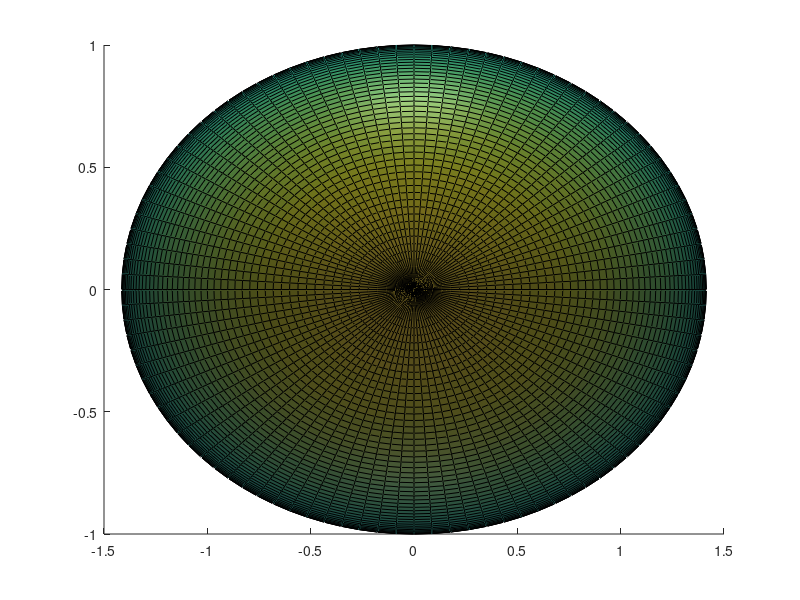

Reproduce this figure in MATLAB. (Note: this script raises an error after producing the figure.)
% Visualization of the Kinetic Energy Ellipsoid. 

%Copyright (c) 2009 Dmitry Savransky (ds264@cornell.edu)

% set up figure
if ishandle(256), close(256); end
figure(256)

%define principal moments of inertia and KE
I = [1 2 3];
T = 1;

%make the ellipsoid
[xe,ye,ze]=ellipsoid(0,0,0,sqrt(2*T/I(1)),sqrt(2*T/I(2)),...
    sqrt(2*T/I(3)),100);
s1 = surface(xe,ye,ze,'FaceAlpha',0.8,'SpecularExponent',10,...
    'SpecularStrength',0.3);
hold on
%set up lighting
l(1) = light('Position',[0 1.5 0]);
%l(2) = light('Position',[1.5 0.5 -0.5]);
lighting phong
shading interp
cs = colormap('gray');
%cs = cs(30:50,:); unnecessary in newer MATLAB (after 2020a)
colormap(cs)
view(3)
axis equal
view(-200,28)
pc = [0.3,0.3,0.3];
plot3([0 2],[0 0],[0,0],'Linewidth',2,'Color',pc)
plot3([0 0],[0 2],[0,0],'Linewidth',2,'Color',pc)
plot3([0 0],[0 0],[0,1.5],'Linewidth',2,'Color',pc)
set(gca,'Visible','off')
text(1.9,0,0,'I_1','FontName','Times','FontSize',14)
text(0.05,2.18,0,'I_2','FontName','Times','FontSize',14)
text(0.02,0,1.55,'I_3','FontName','Times','FontSize',14)

%define angular momenta of polhodes - one at the critical point, two above
%and two below
cp = sqrt(2*T*I(2));
minL = sqrt(2*T*I(1));
maxL = sqrt(2*T*I(3));
Ls = [minL*1.001,linspace(minL*1.01,cp,4),...
    linspace(cp,maxL*0.99,4),maxL*0.9999];

for j = 1:length(Ls)
    L = Ls(j);
    if L < sqrt(2*T*I(2))
        psi0 = acos((1/I(1) + 1/I(2) - 4*T/L^2)/(1/I(1) - 1/I(2)))/2;
        psi = [psi0:pi/1000:pi - psi0; pi+psi0:pi/1000:2*pi - psi0];
    else
        psi = 0:pi/1000:2*pi;
    end
    
    temp = ((2*T/L^2) - 1/I(3))./...
        ((cos(psi).^2/I(2) + sin(psi).^2/I(1)) - 1/I(3));
    sth = sqrt(temp);
    cth = sqrt(1 - temp);
    %clean up MATLAB's numerical garbage:
    if any(imag(cth)~=1), cth = real(cth); end
    
    %find cartesian coordinates (because they're easy to plot)
    x = -L/I(1)*sth.*sin(psi);
    y = L/I(2)*sth.*cos(psi);
    z = -L/I(3)*cth;
    
    
    %plot!
    if L < sqrt(2*T*I(2))
        for k=1:2
            plot3([x(k,:),x(k,end:-1:1)],[y(k,:),y(k,end:-1:1)],...
                [z(k,:),-z(k,end:-1:1)],'k','Linewidth',2)
        end
    else
        plot3(x,y,z,'k','Linewidth',2)
        plot3(x,y,-z,'k','Linewidth',2)
    end
end